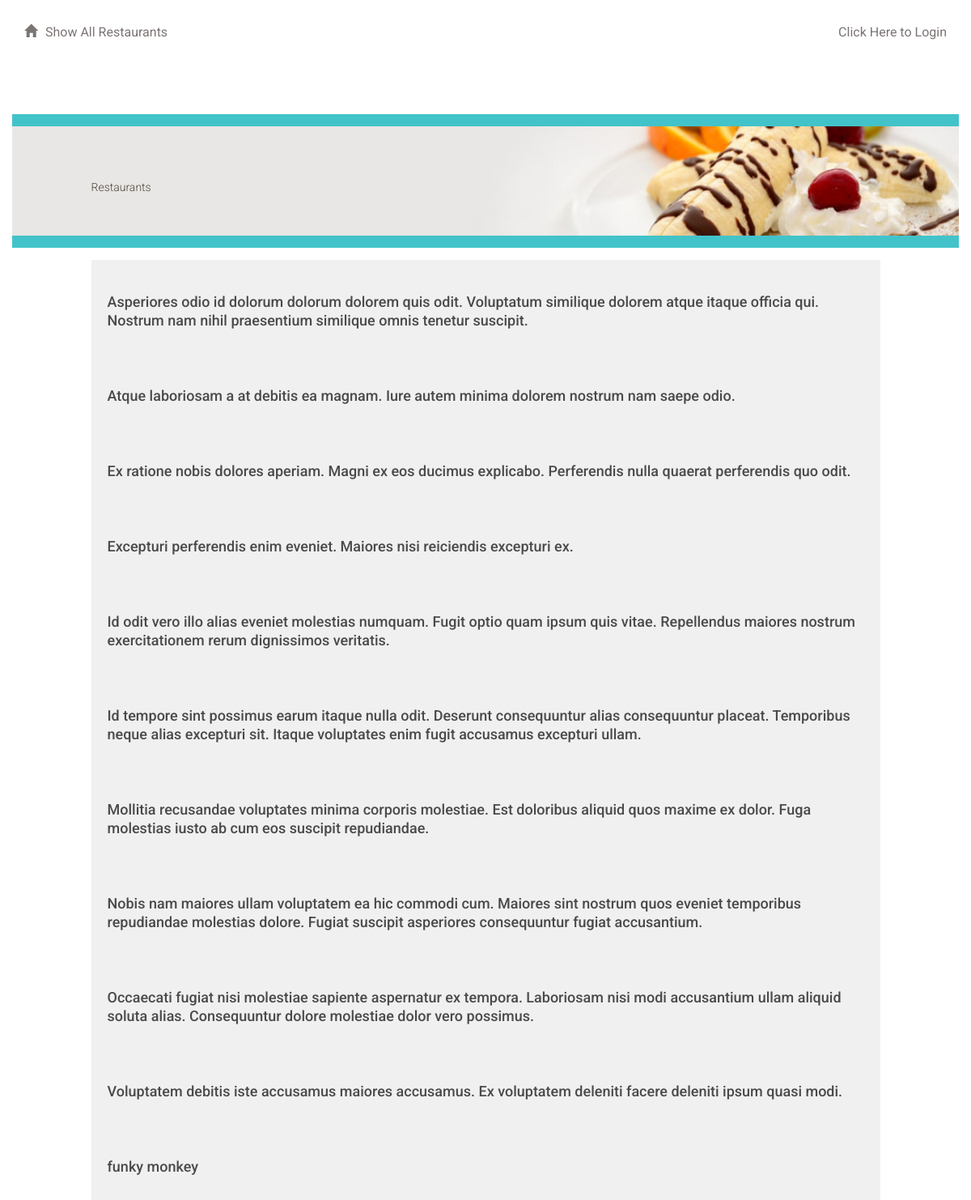
Page /restaurant/ on the earlier database version.
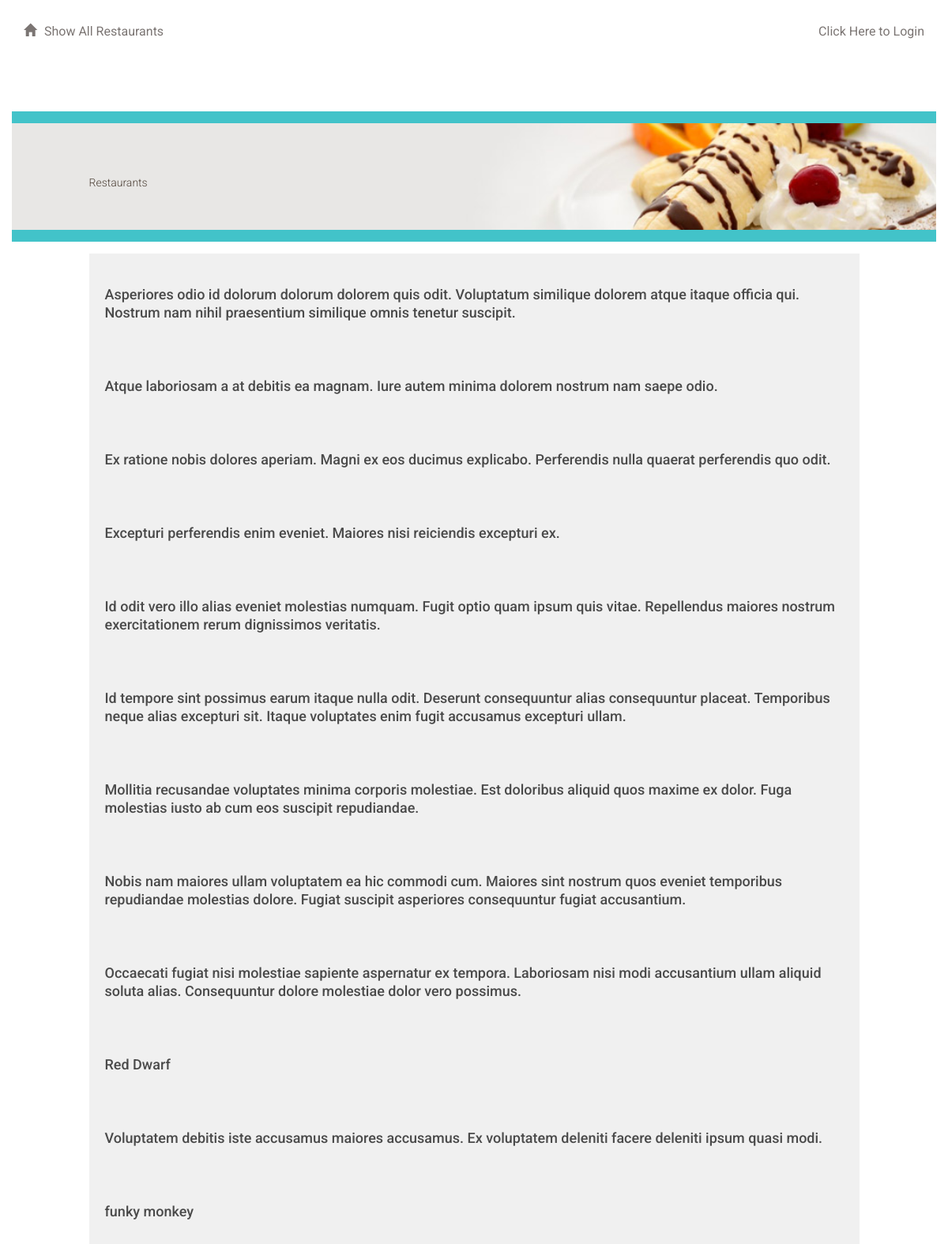
Same page on the later database version.
### database_setup.py (models this page shows, shortened)
class Restaurant(Base):
    __tablename__ = 'restaurant'
    id = Column(Integer, primary_key=True)
    name = Column(String(250), nullable=False)
    user_id = Column(Integer, ForeignKey('user.id'))
    user = relationship(User)

### project.py (the view)
@app.route('/')
@app.route('/restaurant/')
def show_restaurants():
    restaurants = session.query(Restaurant).order_by(asc(Restaurant.name))
    return render_template(
        'restaurants.html',
        restaurants=restaurants,
        login_session=login_session
    )

### templates/restaurants.html (shortened to what this page needs)
{% extends "main.html" %}
{% block content %}
    {% include "header.html" %}
    <div class="row top-menu">
        <div class="col-md-10"></div>
        <div class="col-md-2 text-right">
        </div>
    </div>
    <div class="row divider blue">
        <div class="col-md-12"></div>
    </div>
    <div class="row banner main">
        <div class="col-md-1"></div>
        <div class="col-md-11 padding-none">
            <h1>Restaurants</h1>
        </div>
    </div>
    {% for restaurant in restaurants %}
        <a href="{{ url_for('show_menu', restaurant_id = restaurant.id) }}">
            <div class="row">
                <div class="col-md-1"></div>
                <div class="col-md-10 restaurant-list">
                    <h3>
                        {{ restaurant.name }}
                    </h3>
                </div>
                <div class="col-md-1"></div>
            </div>
        </a>
    {% endfor %}
{% endblock %}

### templates/main.html (shortened to what this page needs)
<!DOCTYPE html>
<html lang="en">
<head>
    <link href="https://maxcdn.bootstrapcdn.com/bootstrap/3.3.7/css/bootstrap.min.css"
          rel="stylesheet"
>
    <link rel="stylesheet" type="text/css" href="{{ url_for('static', filename='styles.css') }}">
</head>
<body>
<div class="container">
    {% block content %}
    {% endblock %}
</div>
</body>
</html>

### templates/header.html
<div class="row top-menu">
    <div class="col-md-6">
        <a href="{{ url_for('show_restaurants') }}">
            <span class="glyphicon glyphicon-home" aria-hidden="true"></span>Show All Restaurants
        </a>
    </div>
    <div class="col-md-6 text-right">
        {% if 'username' not in session %}
            <a href="{{ url_for('show_login') }}">Click Here to Login </a>
        {% else %}
            <a href="{{ url_for('disconnect') }}">Logout </a>
        {% endif %}
    </div>
</div>

### static/styles.css (style rules this page uses)
* { font-family: "Helvetica Neue Bold", Roboto, Helvetica, Arial, sans-serif; font-weight: 700; }
h1 { font-family: "Helvetica Neue Light", Roboto, Helvetica, Arial, sans-serif; font-size: 50px; color: #51453B; line-height: 60px; font-weight: 300; }
h3 { font-size: 18px; color: #4A4A4A; line-height: 23px; }
a { font-size: 14px; color: #0093B9; line-height: 17px; }
.padding-none { padding: 0; }
.glyphicon { margin-right: 10px; }
.top-menu { padding-top: 30px; padding-bottom: 30px; }
.top-menu a { margin-bottom: 0; line-height: 16px; font-size: 16px; color: #7B7573; font-weight: 400; }
.divider { height: 15px; }
.divider.blue { background-color: #42C3C9; }
.banner.main { height: 150px; background: url("/static/top-banner.jpg"); background-position: right; background-repeat: no-repeat; background-size: cover; border-bottom: solid 15px #42c3c9; margin-bottom: 15px; }
.banner h1 { margin: 45px 0; font-size: 14px; }
.restaurant-list { background-color: #F0F0F0; padding: 20px; }

Differences in the rows shown:
added Restaurant: name "Red Dwarf"
